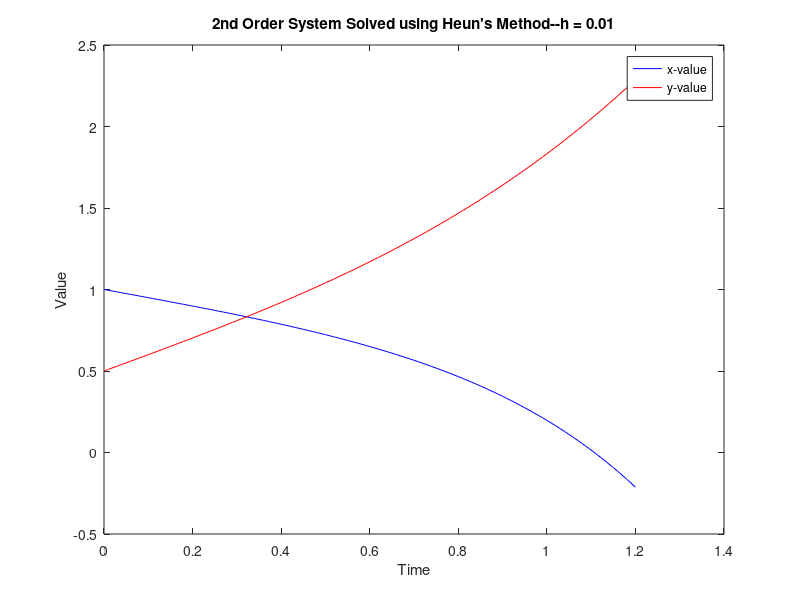
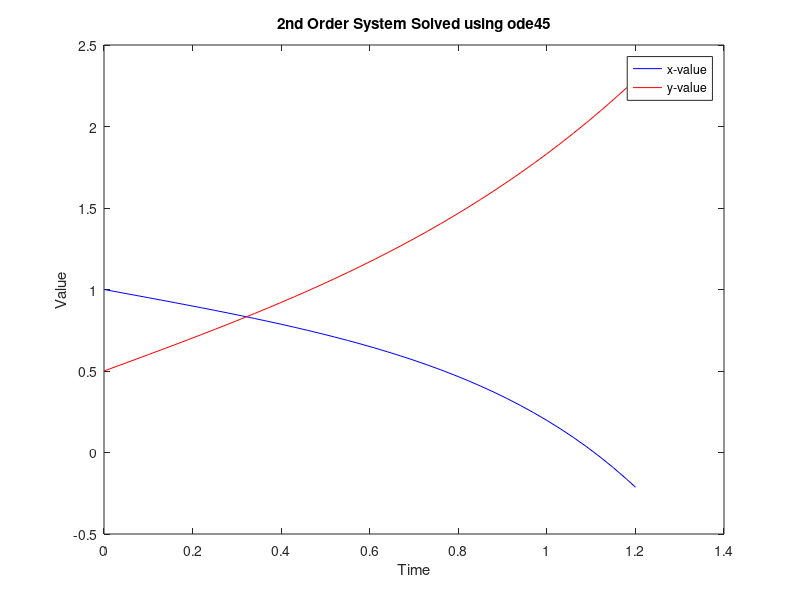
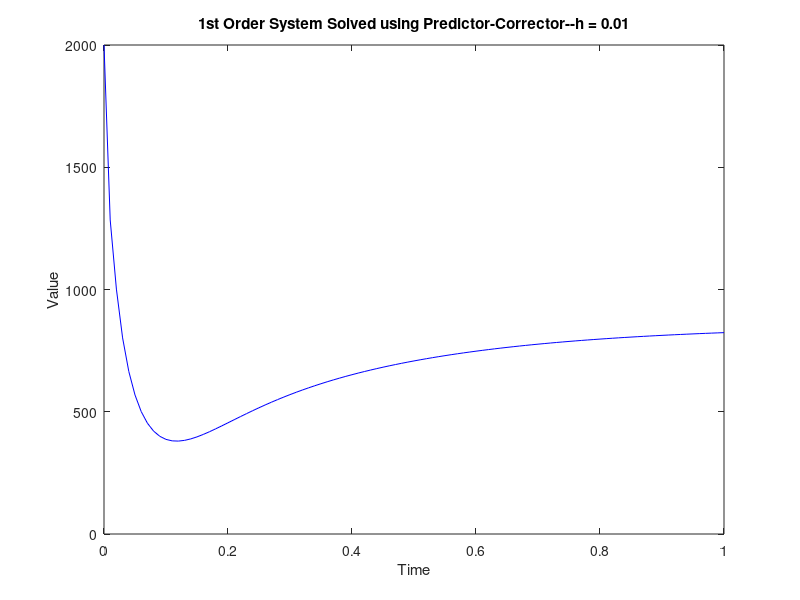
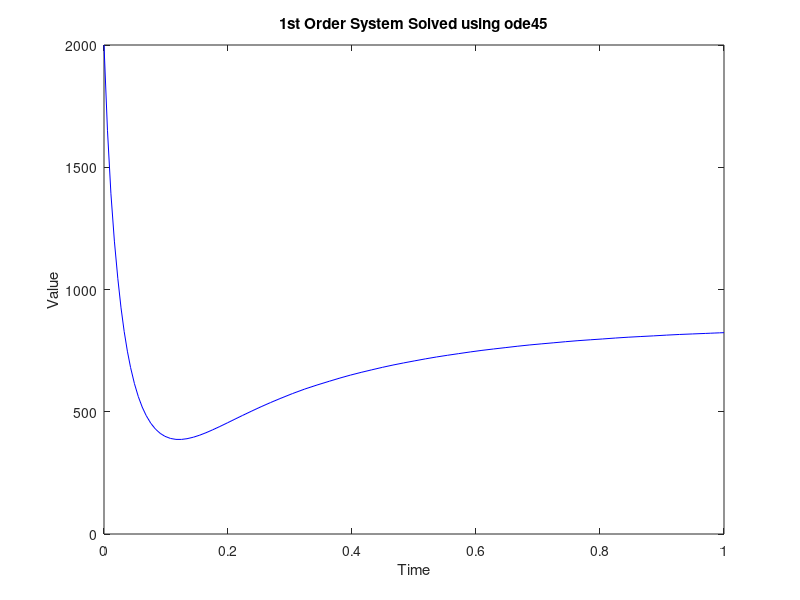

Recreate these plots in MATLAB, in order.
%% nm Homework 8
% Author: Shane Riley
% Date: 4/8/2021
format long
clear
clc
close all
%% Problem 1
% Given dx/dt, dy/dt, tspan, x(0), and y(0), solve using 2nd order RK
disp(" ");
disp("Problem 1");

% Eq's and IC
dx = @(t,x,y) x*t - y;
dy = @(t,x,y) y*t + x;

% Specify step size and presize vectors
h = 0.01;
t = (0:h:1.2)';
x = zeros(length(t),1);
y = zeros(length(t),1);

% Initial value
x(1) = 1;
y(1) = 0.5;

% Specify constants
c2 = 0.75;  % Use Heun's method
c1 = 1 - c2;
a = 0.5/c2;
b = 0.5/c2;

% Specify K values as functions
Kx1 = @(t,x,y) dx(t,x,y);
Ky1 = @(t,x,y) dy(t,x,y);
Kx2 = @(t,x,y,Kx1,Ky1) dx(t + a*h, x + Kx1(t,x,y)*b*h, y + Ky1(t,x,y)*b*h);
Ky2 = @(t,x,y,Kx1,Ky1) dy(t + a*h, x + Kx1(t,x,y)*b*h, y + Ky1(t,x,y)*b*h);
xnew = @(t,x,y) x + ( c1*Kx1(t,x,y) + c2*Kx2(t,x,y,Kx1,Ky1) )*h;
ynew = @(t,x,y) y + ( c1*Ky1(t,x,y) + c2*Ky2(t,x,y,Kx1,Ky1) )*h;

% Iterate
for i=2:length(t)
    x(i) = xnew(t(i-1),x(i-1),y(i-1));
    y(i) = ynew(t(i-1),x(i-1),y(i-1));
end

% Plot
figure(1);
plot(t,x,'b-');
hold on
plot(t,y,'r-');
title("2nd Order System Solved using Heun's Method--h = 0.01");
ylabel("Value");
xlabel("Time");
legend("x-value", "y-value");
print("images/figure1",'-dpng');

% Compare to stock RK solver
[t,v] = ode45((@(t,v) [dx(t,v(1),v(2));dy(t,v(1),v(2))]), [0 1.2], [1; 0.5]);
figure(2);
plot(t,v(:,1),'b-');
hold on
plot(t,v(:,2),'r-');
title("2nd Order System Solved using ode45");
ylabel("Value");
xlabel("Time");
legend("x-value", "y-value");
print("images/figure2",'-dpng');

%% Problem 2
% Given dx/dt, tspan, x(0), use predictor-corrector (Euler's explicit with
% implicit third-order Adams-Moulton) to solve.
disp(" ");
disp("Problem 2");

% Equation
dx = @(t,x) -0.8 * x^(1.5) + 20000 * (1 - exp(-3*t));

% Step size and time vector
h = 0.01;
t = 0:h:1;
x = zeros(length(t),1);
x(1) = 2000;
eps = 10^(-4);

% Functions
x_predict = @(t,x) x + h*dx(t,x);
x_correct = @(t,x) x(2) + ((h/12)*(5*dx(t(1),x(1)) + 8*dx(t(2),x(2)) - dx(t(3),x(3))));
checkexp = @(x1,x2) abs((x2-x1)/x2);

% Get 1st value only using prediction (no x_{i-1} for correction yet)
x(2) = x_predict(t(1),x(1));

for i=3:length(t)
    
    % Predict
    xn = x_predict(t(i-1),x(i-1));
    
    xs = [xn, x(i-1), x(i-2)];
    ts = [t(i), t(i-1), t(i-2)];
    
    % Run tries
    while true
        % Run correction
        xnn = x_correct(ts, xs);

        % Check convergence
        if (checkexp(xnn, xs(1)) < eps), break; end
        
        % Else, rebuild 
        xs(1) = xnn;
    end
    
    % Store value
    x(i) = xnn;
end

% Plot
figure(3);
plot(t,x,'b-');
title("1st Order System Solved using Predictor-Corrector--h = 0.01");
ylabel("Value");
xlabel("Time");
print("images/figure3",'-dpng');

% Compare to stock RK solver
[t,x] = ode45((@(t,x) dx(t,x) ), [0 1], 2000);
figure(4);
plot(t,x,'b-');
title("1st Order System Solved using ode45");
ylabel("Value");
xlabel("Time");
print("images/figure4",'-dpng');

%% Problem 3
% Use the EOM for a rocket to determine acceleration, velocity, and
% position
disp(" ");
disp("Problem 3");

% Express terms
w = @(t) 3000 - 80*t;  % [lb]
g = 32.2;  % [ft/s^2]
T = 7000;  % [lb]
D = @(v) 0.008*g*(v)^2;  % [lb]

% get xdot and vdot into a vector s, see report
vel = @(t,s) s(2);
accel = @(t,s) (g/w(t))*(T - w(t) - D(s(2)));

diffeq = @(t,s) [...
    vel(t,s)
    accel(t,s)
]';

% Time span and initial condition
tspan = [0 3];
s_init = [0 0];

% Step size and t vector
h = 0.005;
t = (tspan(1):h:tspan(end))';

% Solve using Euler's Explicit
s_new = @(t,s) s + diffeq(t,s).*h;
s = zeros(length(t), length(s_init));
s(1,:) = s_init;
for i=2:length(t)
    % Get state row
    s(i,:) = s_new(t,s(i-1,:));
end

% Add acceleration
accels = zeros(length(t),1);
for i=1:length(t)
    accels(i) = accel(t(i), s(i,:));
end
s = [s accels];

% Plots
figure(5)
plot(t,s(:,1), 'b-');
xlabel("Time [s]");
ylabel("Position [ft]");
title("Rocket Position");
print("images/figure5",'-dpng');

figure(6)
plot(t,s(:,2), 'b-');
xlabel("Time [s]");
ylabel("Velocity [ft/s]");
title("Rocket Velocity");
print("images/figure6",'-dpng');

figure(7)
plot(t,s(:,3), 'b-');
xlabel("Time [s]");
ylabel("Acceleration [ft/s^2]");
title("Rocket Acceleration");
print("images/figure7",'-dpng');









